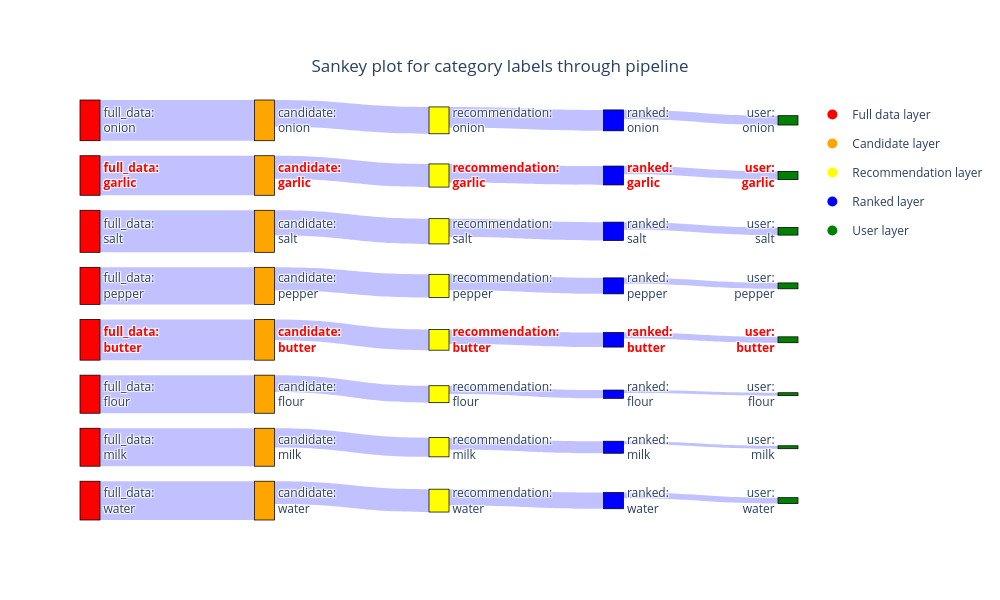

Source (notebook cell):
### Markdown cell above
<a id='section-4.1b'></a>
b. Pipeline with attempt to remove bias

Same as previous section, we will try to remove some bias from the semantic search

### Code cell
# Single query pipeline test
no_bias_df,_ = recommendation_doc_id_pipeline(
    recipe_df,
    vectorstore,
    reranker,
    test_query,
    embedding_model=embedding_model,
    n_recommendations = 200,
    remove_biases = [("garlic and olive oil",1.5)],
    features = ['ingredients'],
    neg_rank_bias = "garlic and olive oil",
    include_fulldata = True
)
no_bias_df = keep_n_labels(no_bias_df,'ingredients',True,10)

# Plot the sankey plot
sankey_plot(no_bias_df,'ingredients',"Sankey plot for category labels through pipeline",True,['garlic','olive oil','egg','butter'])

### Figure 1 — Plotly figure (JSON) as saved in the notebook; plotly's stock layout.template omitted (floating-point values rounded to 4 significant figures)
{"data": [{"link": {"color": "rgba(100, 100, 255, 0.4)", "customdata": [14557, 554, 136, 8, 11074, 231, 84, 6, 19854, 377, 74, 5, 6177, 228, 42, 3, 14677, 133, 30, 3, 7845, 53, 6, 1, 7609, 91, 16, 1, 9215, 216, 45, 3], "hovertemplate": "label count: %{customdata}<extra></extra>", "source": [1, 9, 16, 24, 2, 13, 17, 25, 3, 10, 19, 26, 7, 11, 20, 27, 5, 12, 21, 28, 6, 8, 22, 29, 0, 15, 23, 30, 4, 14, 18, 31], "target": [9, 16, 24, 32, 13, 17, 25, 33, 10, 19, 26, 34, 11, 20, 27, 35, 12, 21, 28, 36, 8, 22, 29, 37, 15, 23, 30, 38, 14, 18, 31, 39], "value": [9.586, 6.319, 4.92, 2.197, 9.312, 5.447, 4.443, 1.946, 9.896, 5.935, 4.317, 1.792, 8.729, 5.434, 3.761, 1.386, 9.594, 4.898, 3.434, 1.386, 8.968, 3.989, 1.946, 0.6931, 8.937, 4.522, 2.833, 0.6931, 9.129, 5.38, 3.829, 1.386]}, "node": {"color": ["red", "red", "red", "red", "red", "red", "red", "red", "orange", "orange", "orange", "orange", "orange", "orange", "orange", "orange", "yellow", "yellow", "yellow", "yellow", "yellow", "yellow", "yellow", "yellow", "blue", "blue", "blue", "blue", "blue", "blue", "blue", "blue", "green", "green", "green", "green", "green", "green", "green", "green"], "customdata": ["full_data", "full_data", "full_data", "full_data", "full_data", "full_data", "full_data", "full_data", "candidate", "candidate", "candidate", "candidate", "candidate", "candidate", "candidate", "candidate", "recommendation", "recommendation", "recommendation", "recommendation", "recommendation", "recommendation", "recommendation", "recommendation", "ranked", "ranked", "ranked", "ranked", "ranked", "ranked", "ranked", "ranked", "user", "user", "user", "user", "user", "user", "user", "user"], "hovertemplate": "Layer: %{customdata}<extra></extra>", "label": ["full_data:<br>milk", "full_data:<br>onion", "<b><span style='color: red;'>full_data:<br>garlic</span></b>", "full_data:<br>salt", "full_data:<br>water", "<b><span style='color: red;'>full_data:<br>butter</span></b>", "full_data:<br>flour", "full_data:<br>pepper", "candidate:<br>flour", "candidate:<br>onion", "candidate:<br>salt", "candidate:<br>pepper", "<b><span style='color: red;'>candidate:<br>butter</span></b>", "<b><span style='color: red;'>candidate:<br>garlic</span></b>", "candidate:<br>water", "candidate:<br>milk", "recommendation:<br>onion", "<b><span style='color: red;'>recommendation:<br>garlic</span></b>", "recommendation:<br>water", "recommendation:<br>salt", "recommendation:<br>pepper", "<b><span style='color: red;'>recommendation:<br>butter</span></b>", "recommendation:<br>flour", "recommendation:<br>milk", "ranked:<br>onion", "<b><span style='color: red;'>ranked:<br>garlic</span></b>", "ranked:<br>salt", "ranked:<br>pepper", "<b><span style='color: red;'>ranked:<br>butter</span></b>", "ranked:<br>flour", "ranked:<br>milk", "ranked:<br>water", "user:<br>onion", "<b><span style='color: red;'>user:<br>garlic</span></b>", "user:<br>salt", "user:<br>pepper", "<b><span style='color: red;'>user:<br>butter</span></b>", "user:<br>flour", "user:<br>milk", "user:<br>water"], "line": {"color": "black", "width": 0.75}, "pad": 15, "thickness": 20}, "type": "sankey"}, {"legendgroup": "Full data layer", "marker": {"color": "red", "size": 10}, "mode": "markers", "name": "Full data layer", "showlegend": true, "type": "scatter", "x": [null], "y": [null]}, {"legendgroup": "Candidate layer", "marker": {"color": "orange", "size": 10}, "mode": "markers", "name": "Candidate layer", "showlegend": true, "type": "scatter", "x": [null], "y": [null]}, {"legendgroup": "Recommendation layer", "marker": {"color": "yellow", "size": 10}, "mode": "markers", "name": "Recommendation layer", "showlegend": true, "type": "scatter", "x": [null], "y": [null]}, {"legendgroup": "Ranked layer", "marker": {"color": "blue", "size": 10}, "mode": "markers", "name": "Ranked layer", "showlegend": true, "type": "scatter", "x": [null], "y": [null]}, {"legendgroup": "User layer", "marker": {"color": "green", "size": 10}, "mode": "markers", "name": "User layer", "showlegend": true, "type": "scatter", "x": [null], "y": [null]}], "layout": {"height": 600, "plot_bgcolor": "rgba(0,0,0,0)", "title": {"text": "Sankey plot for category labels through pipeline", "x": 0.5, "xanchor": "center", "y": 0.9, "yanchor": "top"}, "width": 1000, "xaxis": {"showgrid": false, "showticklabels": false, "visible": false, "zeroline": false}, "yaxis": {"showgrid": false, "showticklabels": false, "visible": false, "zeroline": false}}}
